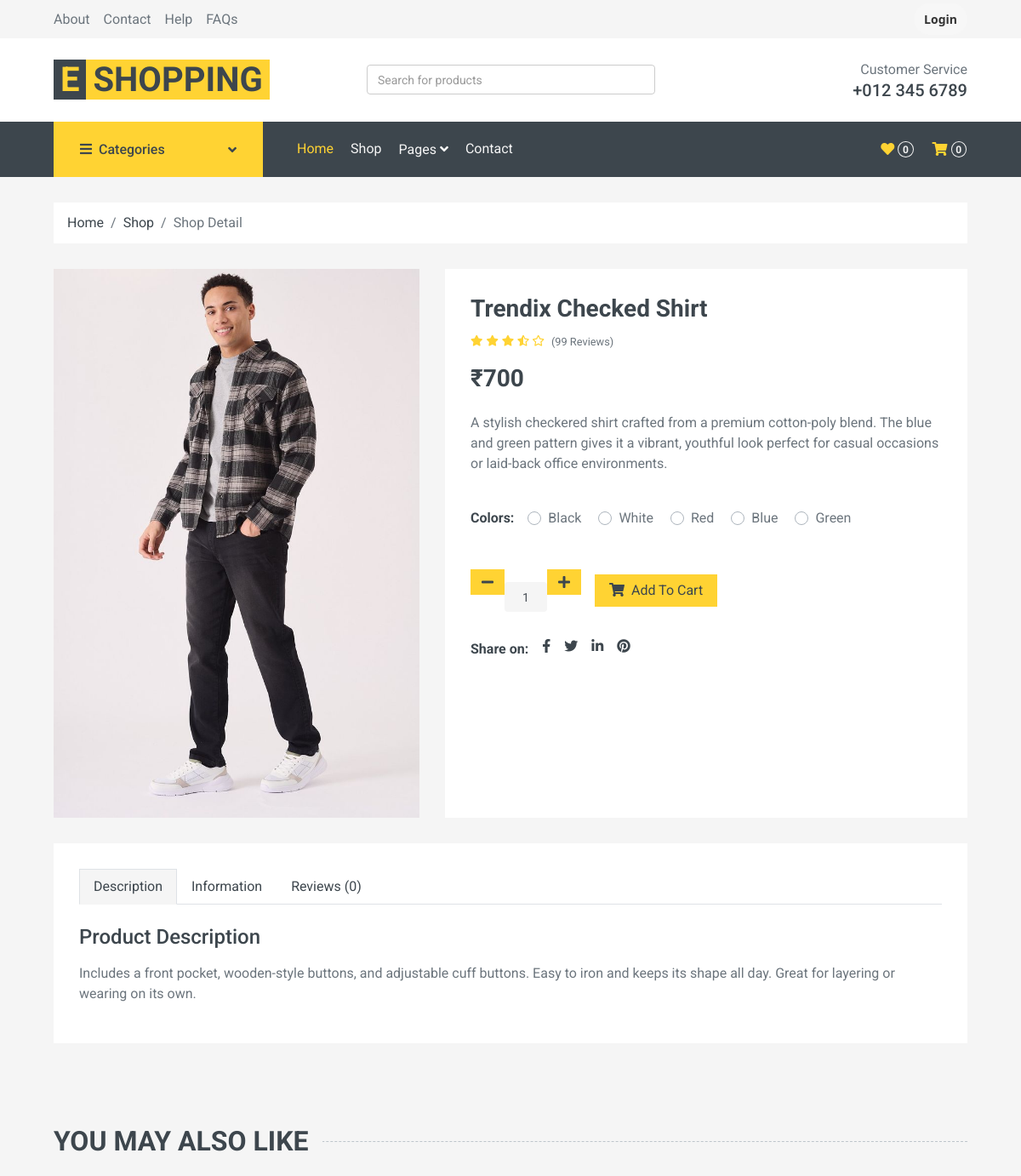
Page /User/detail.php?id=2 (upper part) on the earlier database version.
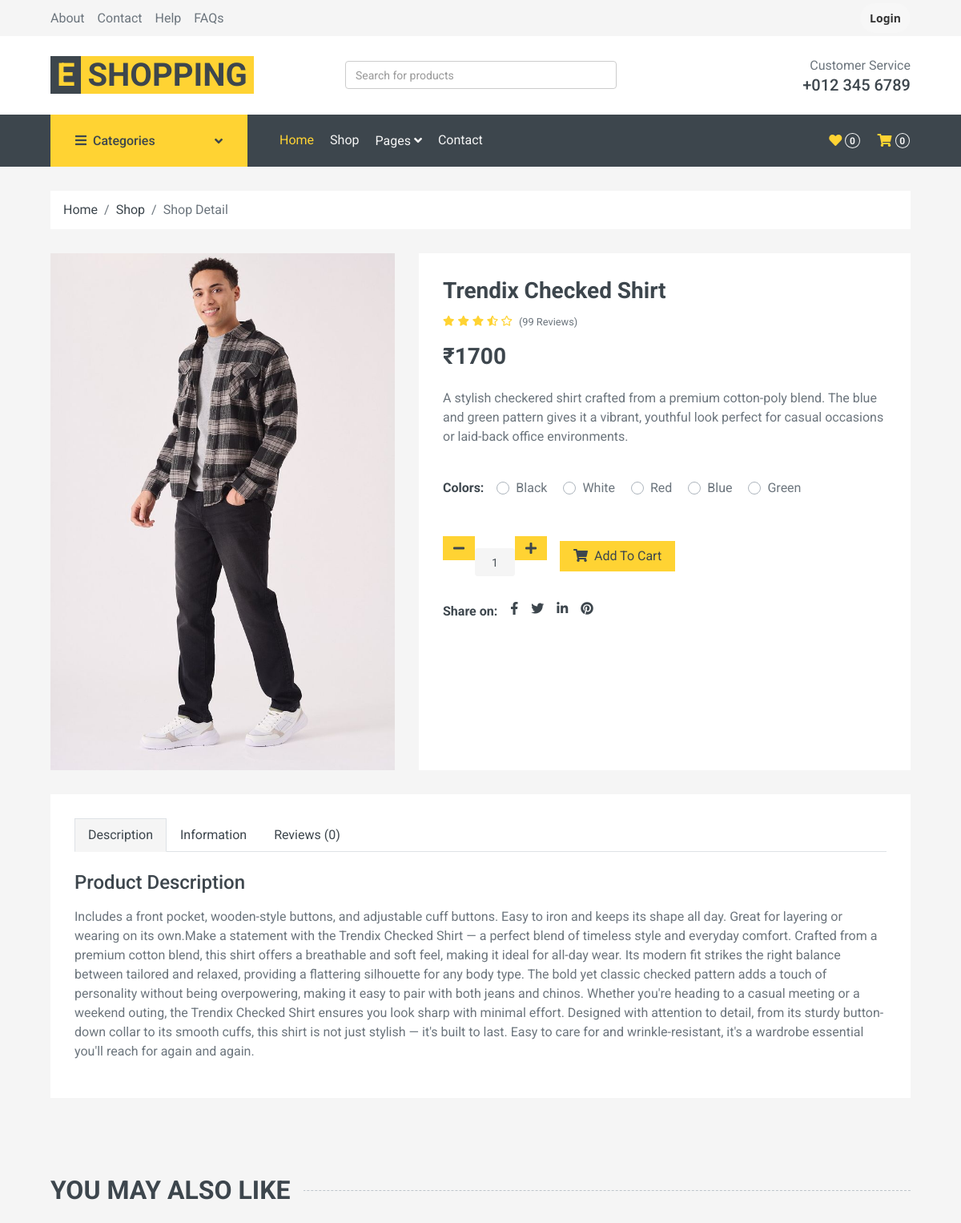
Same page on the later database version.
### tables this page shows
CREATE TABLE `product` (
  `product_id` int(11) NOT NULL,
  `name` varchar(250) NOT NULL,
  `description` varchar(250) NOT NULL,
  `image` varchar(255) NOT NULL,
  `price` int(250) NOT NULL,
  `additional_description` longtext NOT NULL,
  `gender` enum('male','female','baby') NOT NULL,
  `cat_id` int(11) NOT NULL COMMENT '1="shirts"',
  `color_id` int(11) DEFAULT NULL,
  `discount_price` decimal(10,2) DEFAULT NULL,
  `is_date` timestamp NOT NULL DEFAULT current_timestamp(),
  `is_active` tinyint(1) NOT NULL DEFAULT 0
);

### User/detail.php (the view, shortened to what the changed rows need)
<?php
   include_once 'includes/header.php';
   include_once 'includes/navbar.php';
     $id = $_GET['id'];
   ?>
<div class="container-fluid pb-5">
    <div class="row px-xl-5">
        <div class="col-lg-5 mb-30">
            <?php
               $product_select = "select  * from product where product_id = '$id'";
               $result_select = mysqli_query($con_query, $product_select);
               if (mysqli_num_rows($result_select) > 0) {
                   while ($data = mysqli_fetch_assoc($result_select)) {
               ?>
                    <div id="product-carousel" class="carousel slide" data-ride="carousel">
                        <div class="carousel-inner bg-light">
                            <div class="carousel-item active">
                                <img class="w-100 h-100" src="../Admin/assets/img/product/<?php echo $data['image']; ?>" alt="Image">
                            </div>
                        </div>
                    </div>
        </div>
        <div class="col-lg-7 h-auto mb-30">
            <div class="h-100 bg-light p-30">
                <h3><?php echo $data['name']; ?></h3>
                <div class="d-flex mb-3">
                    <div class="text-primary mr-2">
                        <small class="fas fa-star"></small>
                        <small class="fas fa-star"></small>
                        <small class="fas fa-star"></small>
                        <small class="fas fa-star-half-alt"></small>
                        <small class="far fa-star"></small>
                    </div>
                    <small class="pt-1">(99 Reviews)</small>
                </div>
                <h3 class="font-weight-semi-bold mb-4"><?php echo "₹" . $data['price']; ?></h3>
                <p class="mb-4"><?php echo $data['description']; ?></p>
                <div class="d-flex mb-4">
                    <strong class="text-dark mr-3">Colors:</strong>
                    <form>
                        <div class="custom-control custom-radio custom-control-inline">
                            <label class="custom-control-label" for="color-1">Black</label>
                        </div>
                        <div class="custom-control custom-radio custom-control-inline">
                            <label class="custom-control-label" for="color-2">White</label>
                        </div>
                        <div class="custom-control custom-radio custom-control-inline">
                            <label class="custom-control-label" for="color-3">Red</label>
                        </div>
                        <div class="custom-control custom-radio custom-control-inline">
                            <label class="custom-control-label" for="color-4">Blue</label>
                        </div>
                        <div class="custom-control custom-radio custom-control-inline">
                            <label class="custom-control-label" for="color-5">Green</label>
                        </div>
                    </form>
                </div>
                <div class="d-flex align-items-center mb-4 pt-2">
                    <div class="input-group quantity mr-3" style="width: 130px;">
                        <div class="input-group-btn">
                            <button class="btn btn-primary btn-minus">
                                <i class="fa fa-minus"></i>
                            </button>
                        </div>
                        <input type="text" class="form-control bg-secondary border-0 text-center" value="1">
                        <div class="input-group-btn">
                            <button class="btn btn-primary btn-plus">
                                <i class="fa fa-plus"></i>
                            </button>
                        </div>
                    </div>
                    <button class="btn btn-primary px-3"><i class="fa fa-shopping-cart mr-1"></i> Add To
                        Cart</button>
                </div>
                <div class="d-flex pt-2">
                    <strong class="text-dark mr-2">Share on:</strong>
                    <div class="d-inline-flex">
                        <a class="text-dark px-2" href="">
                            <i class="fab fa-facebook-f"></i>
                        </a>
                        <a class="text-dark px-2" href="">
                            <i class="fab fa-twitter"></i>
                        </a>
                        <a class="text-dark px-2" href="">
                            <i class="fab fa-linkedin-in"></i>
                        </a>
                        <a class="text-dark px-2" href="">
                            <i class="fab fa-pinterest"></i>
                        </a>
                    </div>
                </div>
            </div>
        </div>
    </div>
    <div class="row px-xl-5">
        <div class="col">
            <div class="bg-light p-30">
                <div class="nav nav-tabs mb-4">
                    <a class="nav-item nav-link text-dark active" data-toggle="tab" href="#tab-pane-1">Description</a>
                    <a class="nav-item nav-link text-dark" data-toggle="tab" href="#tab-pane-2">Information</a>
                    <a class="nav-item nav-link text-dark" data-toggle="tab" href="#tab-pane-3">Reviews (0)</a>
                </div>
                <div class="tab-content">
                    <div class="tab-pane fade show active" id="tab-pane-1">
                        <h4 class="mb-3">Product Description</h4>
                        <p><?php echo $data['additional_description']; ?></p>
                    </div>
                </div>
        <?php
                   }
               }
           ?>
            </div>
        </div>
    </div>
</div>
<div class="container-fluid py-5">
    <h2 class="section-title position-relative text-uppercase mx-xl-5 mb-4"><span class="bg-secondary pr-3">You May Also Like</span></h2>
</div>
</body>
</html>

Differences in the rows shown:
changed product "Trendix Checked Shirt": price "700" → "1700"; additional_description "Includes a front pocket, wooden-style buttons, and adjustable cuff buttons. Easy to iron and keeps its shape all day. Great for layering or wearing on its own." → "…or wearing on its own.Make a statement with the Trendix Checked Shirt — a perfect blend of timeless style and everyday comfort. Crafted from a premium cotton blend, this shirt offers a breathable and soft feel, making it ideal for all-day wear. Its modern fit strikes the right balance between tailored and relaxed, providing a flattering silhouette for any body type. The bold yet classic checked pattern adds a touch of personality without being overpowering, making it easy to pair with both jeans and chinos. Whether you're heading to a casual meeting or a weekend outing, the Trendix Checked Shirt ensures you look sharp with minimal effort. Designed with attention to detail, from its sturdy…"
